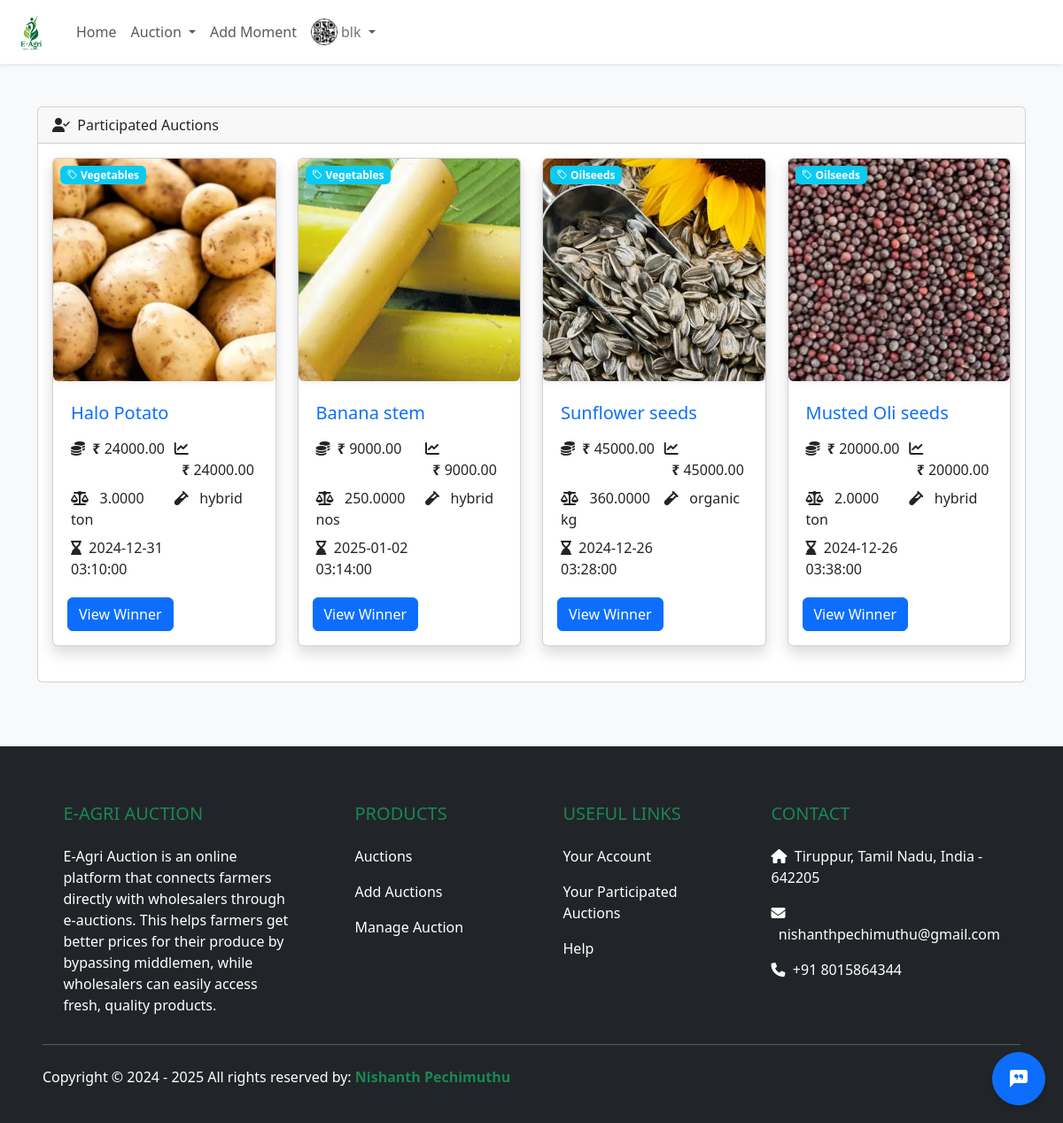
Page /public/revisited-auctions.php (signed in) on the committed database.
### tables this page shows
CREATE TABLE `users` (
  `userId` int(11) NOT NULL,
  `userName` varchar(100) NOT NULL,
  `userFirstName` varchar(100) DEFAULT NULL,
  `userLastName` varchar(100) DEFAULT NULL,
  `userEmail` varchar(100) NOT NULL,
  `userPassword` varchar(255) NOT NULL,
  `userPhone` varchar(100) DEFAULT NULL,
  `userAddress` varchar(250) DEFAULT NULL,
  `userProfileImg` varchar(300) DEFAULT 'profile.webp',
  `userAccountNo` varchar(30) DEFAULT NULL,
  `userRole` enum('user','admin') NOT NULL DEFAULT 'user',
  `userStatus` enum('activate','deactivate','suspend') DEFAULT 'activate',
  `createdAt` timestamp NOT NULL DEFAULT current_timestamp()
);

CREATE TABLE `auctions` (
  `auctionId` int(11) NOT NULL,
  `auctionTitle` varchar(200) NOT NULL,
  `auctionStartPrice` decimal(10,2) NOT NULL,
  `auctionStartDate` timestamp NOT NULL DEFAULT current_timestamp() ON UPDATE current_timestamp(),
  `auctionEndDate` timestamp NOT NULL DEFAULT '0000-00-00 00:00:00',
  `auctionProductImg` varchar(300) NOT NULL,
  `auctionProductType` enum('organic','hybrid') NOT NULL,
  `auctionProductQuantity` decimal(10,4) NOT NULL,
  `auctionProductUnit` enum('kg','ton','nos') NOT NULL,
  `auctionAddress` varchar(300) NOT NULL,
  `auctionDescription` longtext NOT NULL,
  `auctionCategoryId` int(11) NOT NULL,
  `auctionCreatedBy` int(11) NOT NULL,
  `auctionStatus` enum('activate','deactivate','suspend') DEFAULT 'activate',
  `createdAt` timestamp NOT NULL DEFAULT current_timestamp()
);

CREATE TABLE `categories` (
  `categoryId` int(11) NOT NULL,
  `categoryName` varchar(100) NOT NULL,
  `categoryImg` varchar(300) NOT NULL,
  `categoryStatus` enum('activate','deactivate','suspend') NOT NULL DEFAULT 'activate',
  `createdAt` timestamp NOT NULL DEFAULT current_timestamp()
);

### includes/functions.php (called while the page is built, shortened)
<?php
include 'db.php';
function getUserFromSession() {
    if (isset($_SESSION["userId"])) {
        return $_SESSION["userId"];
    } else {
        return null;
    }
}
function getAuctionsParticipate() {
    global $pdo;
    $user_id = getUserFromSession();
    $sql = "SELECT DISTINCT a.* FROM auctions a JOIN bids b ON a.auctionId = b.bidAuctionId WHERE NOW() > a.auctionEndDate AND b.bidUserId = :user_id AND a.auctionStatus = 'activate';";
    $stmt = $pdo->prepare($sql);
    $stmt->bindParam(':user_id', $user_id, PDO::PARAM_INT);
    $stmt->execute();
    return $stmt->fetchAll(PDO::FETCH_ASSOC);
}
function getCategoryById($category_id) {
    global $pdo;
    $stmt = $pdo->prepare("SELECT * FROM categories WHERE categoryId = :category_id");
    $stmt->execute(['category_id' => $category_id]);
    $result = $stmt->fetch(PDO::FETCH_ASSOC);
    return $result["categoryName"];
}
function getUserImg($user_id) {
    global $pdo;
    $stmt = $pdo->prepare("SELECT userProfileImg FROM users WHERE userId = :user_id");
    $stmt->execute(['user_id' => $user_id]);
    $result = $stmt->fetch(PDO::FETCH_ASSOC);
    return $result['userProfileImg'] ?? null;
}
?>

### public/revisited-auctions.php (the view, shortened to what this page needs)
<?php
include("navbar.php");
$user_id = $_SESSION['userId'] ?? null;
$auctions = getAuctionsParticipate($user_id);
?>
<!DOCTYPE html>
<html lang="en">
<head>
</head>
<body>
  <div class="container py-5">
    <div class="card mb-4">
      <div class="card-header">
        <i class="fa fa-user-check"></i>&nbsp;
        Participated Auctions
      </div>
      <div class="card-body">
        <?php if (empty($auctions)): ?>
        <p>
          No auctions participated in.
        </p>
        <?php else : ?>
        <div class="row">
          <?php foreach ($auctions as $auction): ?>
          <div class="col-12 col-md-6 col-lg-3 mb-4">
            <div class="card shadow">
              <div class="position-relative">
                <span class="badge bg-info position-absolute top-0 start-0 m-2">
                  <i class="bi bi-tag"></i> <?= htmlspecialchars(getCategoryById($auction["auctionCategoryId"])); ?>
                </span>
                <img class="shadow-sm card-img-top rounded-bottom" src="../images/products/<?=$auction['auctionProductImg'] ?>" alt="Product Image">
              </div>
              <div class="card-body">
                <table class="table table-sm table-borderless">
                  <tr>
                    <td colspan="4">
                      <h5 class="card-title text-primary mt-1">
                        <?php
                          $title = htmlspecialchars($auction['auctionTitle']);
                          echo strlen($title) > 30 ? substr($title, 0, 30) . "..." : $title;
                        ?>
                      </h5>
                    </td>
                  </tr>
                  <tr>
                    <td colspan="2"><i class="fa fa-coins"></i>&nbsp;&nbsp;<b>&#8377;&nbsp;</b><?= htmlspecialchars($auction['auctionStartPrice']) ?></td>
                    <td colspan="2"><i class="fa fa-line-chart"></i>&nbsp;&nbsp;<b>&#8377;&nbsp;</b><?= htmlspecialchars($auction['auctionStartPrice']) ?></td>
                  </tr>
                  <tr>
                    <td colspan="2"><i class="fa fa-balance-scale"></i>&nbsp;&nbsp;<?="<b>&nbsp;</b>" . htmlspecialchars($auction['auctionProductQuantity'])." ".htmlspecialchars($auction['auctionProductUnit']) ?></td>
                    <td colspan="2"><i class="fa fa-vial"></i>&nbsp;&nbsp;<?="&nbsp;" . htmlspecialchars($auction['auctionProductType'])?></td>
                  </tr>
                  <tr>
                    <td colspan="2"><i class="fa fa-hourglass-end"></i>&nbsp;&nbsp;<?= htmlspecialchars($auction['auctionEndDate']) ?></td>
                  </tr>
                </table>
                <a href="bid.php?id=<?= $auction['auctionId'] ?>" class="btn btn-primary">View Winner</a>
              </div>
            </div>
          </div>
          <?php endforeach; ?>
        </div>
        <?php endif; ?>
      </div>
    </div>
  </div>
</body>
</html>
<?
  include_once("./review-popup.php");
  include_once("./footer.php");
?>

### public/navbar.php (shortened to what this page needs)
<!DOCTYPE html>
<html lang="en">
<head>
</head>
<body class="bg-light">
  <nav class="navbar navbar-expand-lg navbar-light bg-white shadow-sm px-2 py-1">
    <a class="navbar-brand" href="../public/auctions.php">
      <img width="54px" height="54px" src="../images/logo/android-chrome-192x192.png" alt="Logo">
    </a>
    <div class="collapse navbar-collapse" id="navbarNav">
      <ul class="navbar-nav mr-auto">
        <li class="nav-item active">
          <a class="nav-link" href="../public/auctions.php">Home</a>
        </li>
        <li class="nav-item dropdown">
          <a class="nav-link dropdown-toggle" href="#" id="navbarDropdown" role="button" data-toggle="dropdown" aria-haspopup="true" aria-expanded="false">
            Auction
          </a>
        </li>
        <li class="nav-item active">
          <a class="nav-link" href="../public/add-moments.php">Add Moment</a>
        </li>
      </ul>
      <ul class="navbar-nav ml-auto">
        <li class="nav-item dropdown">
          <?php $userImg = getUserImg($_SESSION["userId"] ?? ""); ?>
          <a class="nav-link dropdown-toggle d-flex align-items-center" href="#" id="profileDropdown" role="button" data-toggle="dropdown" aria-haspopup="true" aria-expanded="false">
            <img src="../images/profiles/<?= $userImg ?>" alt="Profile" class="rounded-circle border border-dark" width="30" height="30">
            <span class="text-secondary px-1"><?= $_SESSION["userName"]?></span>
          </a>
        </li>
      </ul>
    </div>
  </nav>
</body>
</html>

### public/review-popup.php (shortened to what this page needs)
<!DOCTYPE html>
<html lang="en">
<head>
  <link href="https://cdn.jsdelivr.net/npm/bootstrap@5.3.0-alpha1/dist/css/bootstrap.min.css" rel="stylesheet">
</head>
<body>
<div class="floating-button">
  <button id="toggleReviewForm" class="btn btn-primary">
    <i class="bi bi-chat-left-quote-fill"></i>
  </button>
</div>
</body>
</html>

### public/footer.php (shortened to what this page needs)
<!DOCTYPE html>
<html lang="en">
<head>
</head>
<body>
  <footer class="container-fluid bg-dark text-white pt-5 pb-4 px-5">
    <div class="text-left text-md-left">
      <div class="row justify-content-start">
        <div class="col-md-3 col-lg-3 col-xl-3 mx-auto mt-3">
          <h5 class="text-uppercase mb-4 font-weight-bold text-success">e-Agri Auction</h5>
          <p>E-Agri Auction is an online platform that connects farmers directly with wholesalers through e-auctions. This helps farmers get better prices for their produce by bypassing middlemen, while wholesalers can easily access fresh, quality products.</p>
        </div>
        <div class="col-md-2 col-lg-2 col-xl-2 mx-auto mt-3">
          <h5 class="text-uppercase mb-4 font-weight-bold text-success">Products</h5>
          <p><a href="./auctions.php" class="text-white" style="text-decoration: none;">Auctions</a></p>
          <p><a href="./add-auction.php" class="text-white" style="text-decoration: none;">Add Auctions</a></p>
          <p><a href="./manage-auction.php" class="text-white" style="text-decoration: none;">Manage Auction</a></p>
        </div>
        <div class="col-md-3 col-lg-2 col-xl-2 mx-auto mt-3">
          <h5 class="text-uppercase mb-4 font-weight-bold text-success">Useful links</h5>
          <p><a href="./profile.php" class="text-white" style="text-decoration: none;">Your Account</a></p>
          <p><a href="./revisited-auctions.php" class="text-white" style="text-decoration: none;">Your Participated Auctions</a></p>
          <p><a href="#" class="text-white" style="text-decoration: none;">Help</a></p>
        </div>
        <div class="col-md-4 col-lg-3 col-xl-3 mx-auto mt-3">
          <h5 class="text-uppercase mb-4 font-weight-bold text-success">Contact</h5>
          <p><i class="fas fa-home mr-3"></i>&nbsp;&nbsp;<a class="text-decoration-none text-white"  href="https://www.google.com/maps/dir/?api=1&destination=M6H6%2B5F9%2C+Somavarapatti%2C+Tamil+Nadu">Tiruppur, Tamil Nadu, India - 642205</a></p>
          <p><i class="fas fa-envelope mr-3"></i>&nbsp;&nbsp;<a class="text-decoration-none text-white" href="mailto:nishanthpechimuthu@gmail.com">nishanthpechimuthu@gmail.com</a></p>
          <p><i class="fas fa-phone mr-3"></i>&nbsp;&nbsp;<a class="text-decoration-none text-white" href="tel:+918015864344">+91 8015864344</a></p>
        </div>
      </div>
      <hr class="mb-4">
      <div class="row justify-content-start align-items-center">
        <div class="col-md-7 col-lg-8">
          <p>Copyright &copy; 2024 - 2025 All rights reserved by:
            <a href="mailto:nishanthpechimuthu@gmail.com" style="text-decoration: none;">
              <strong class="text-success">Nishanth Pechimuthu</strong>
            </a>
          </p>
        </div>
      </div>
    </div>
  </footer>
</body>
</html>

### public/review-popup.php (style rules this page uses)
.floating-button { position: fixed; bottom: 20px; right: 20px; z-index: 1000; }
.floating-button button { border-radius: 50%; width: 60px; height: 60px; font-size: 20px; box-shadow: 0 4px 6px rgba(0, 0, 0, 0.1); }

### public/footer.php (style rules this page uses)
body { display: flex; flex-direction: column; min-height: 100vh; margin: 0; }
footer { margin-top: auto; }

### rows in the picture
users: userProfileImg (picture)
auctions: auctionCategoryId.categoryName "Vegetables", auctionProductImg (picture), auctionTitle "Halo Potato", auctionStartPrice "24000.00", auctionProductQuantity "3.0000", auctionProductUnit "ton", auctionProductType "hybrid", auctionEndDate "2024-12-31 03:10:00"
auctions: auctionCategoryId.categoryName "Vegetables", auctionProductImg (picture), auctionTitle "Banana stem", auctionStartPrice "9000.00", auctionProductQuantity "250.0000", auctionProductUnit "nos", auctionProductType "hybrid", auctionEndDate "2025-01-02 03:14:00"
auctions: auctionCategoryId.categoryName "Oilseeds", auctionProductImg (picture), auctionTitle "Sunflower seeds", auctionStartPrice "45000.00", auctionProductQuantity "360.0000", auctionProductUnit "kg", auctionProductType "organic", auctionEndDate "2024-12-26 03:28:00"
auctions: auctionCategoryId.categoryName "Oilseeds", auctionProductImg (picture), auctionTitle "Musted Oli seeds", auctionStartPrice "20000.00", auctionProductQuantity "2.0000", auctionProductUnit "ton", auctionProductType "hybrid", auctionEndDate "2024-12-26 03:38:00"

### other values in the picture
$_SESSION["userName"] "blk"
